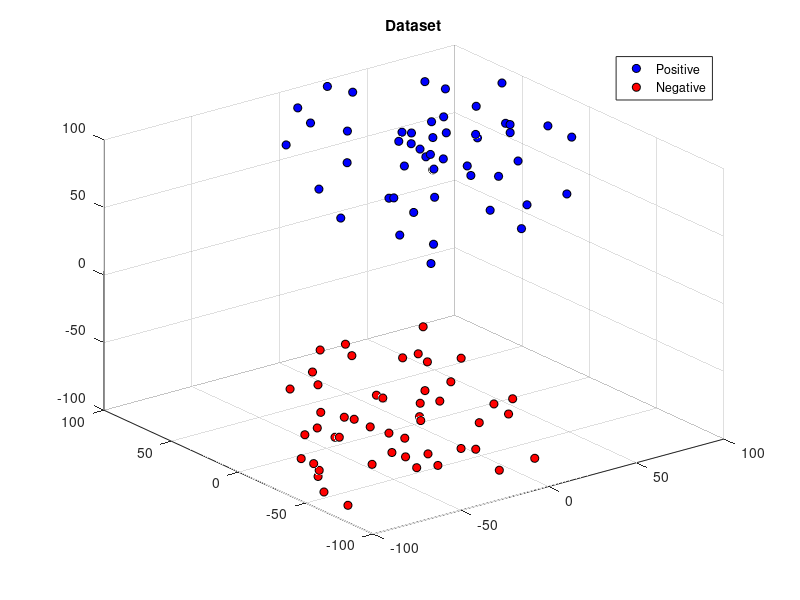

MATLAB code for this plot: (Note: this script raises an error after producing the figure.)
%% Initialization
clear ; close all; clc

%% ==================== Creating the dataset ====================

%Creating positive and negative sample data points in 3D space.
pos_samples = [rand(50,3) * 100, ones(50,1)];
neg_samples = [rand(50,3) * -100, -ones(50,1)];
samples = [pos_samples; neg_samples];




%% ==================== Plotting Dataset  ====================
fprintf('Visualizing the dataset...\n');


color_positive = [0 0 1]; %Blue
color_negative = [1 0 0]; %Red

figure;
%Plotting the positive samples with blue.
scatter3(pos_samples(:,1),pos_samples(:,2),pos_samples(:,3),...
    'MarkerEdgeColor','k',...
    'MarkerFaceColor', color_positive,...
    'DisplayName', 'Positive');
hold on;
%Plotting the negative samples with red.
scatter3(neg_samples(:,1),neg_samples(:,2),neg_samples(:,3),...
    'MarkerEdgeColor','k',...
    'MarkerFaceColor', color_negative,...
    'DisplayName', 'Negative');
zlim([-100 100]);
title('Dataset');
lgd = legend;
lgd.FontSize = 11;
lgd.Title.String = 'Samples';
fprintf('Program paused. Press enter to continue...\n');
pause;


%% ==================== Training ====================

%Creating random 3x1 weight vector between (-100,100)
w = -150 + rand(3,1) * 300; 

eta = 0.5; %Learning coeff.
theta = 0; %Bias Point

%Selecting 40 samples from each specimen for training.
sampleAmount = 80;
sample_train = [pos_samples(1:sampleAmount/2,:);...
    neg_samples(1:sampleAmount/2,:)];

%Initializing the cost function
J = zeros(sampleAmount, 1);

for i = 1:sampleAmount
    %Selecting the sample and its output.
    x = sample_train(i,1:3)'; 
    d = sample_train(i,4); 
    
    %Prediction
    y = sign(w' * x - theta); 
    y(y == 0) = 1; 
    
    %Updating the weights
    w = w + eta * (d - y) * x; 

    %Calculating the cost function
    e = sample_train(:,4) - sign(sample_train(:,1:3)*w);
    J(i) = 1 / 2 * (e' * e);
end




%% ==================== Plotting the decision plane ====================
fprintf('\nPlotting the decision plane...\n');
hold on; 
%Creating linearly sampled points between [-100, 100]

[x1, x2] = meshgrid(-100:1:100); 
%Solving for x3
x3 = -w(1)/w(3)*x1 - w(2)/w(3)*x2;

%Plotting
p = surf(x1,x2,x3,...
    'DisplayName','Boundary');
lgd = legend;
lgd.Title.String = '';


title('Dataset with Decision Boundary');
fprintf('Program paused. Press enter to continue...\n');
pause;
%% ==================== Testing the Model ====================

%Selecting 10 samples from each specimen for testing.
sample_test = [pos_samples(41:50,:); neg_samples(41:50,:)];

fprintf('\nTesting the algorithm by 20 samples...\n')
X = sample_test(:,1:3);
y = sign(X * w); 
y(y == 0) = 1;

%You can manually compare them.
fprintf('\nTest completed. Training accuracy: %.2f\n', mean(double(y == sample_test(:,4))*100));
fprintf('Program paused. Press enter to continue...\n');
pause;


fprintf('\nVisualizing 5 predictions...\n');
figure;

%Number of samples to be visualized
sampleNum = 5;

%Selects the samples by their indexes.
X = sample_test(randperm(20,sampleNum),1:3);
y = sign(X * w);
y(y == 0) = 1;

X_pos = X(y > 0, :);
X_neg = X(y < 0, :);


scatter3(X_pos(:,1), X_pos(:,2), X_pos(:,3),...
            'MarkerEdgeColor', 'k',...
            'MarkerFaceColor', color_positive);
hold on;
scatter3(X_neg(:,1), X_neg(:,2), X_neg(:,3),...
            'MarkerEdgeColor', 'k',...
            'MarkerFaceColor', color_negative);
hold on;
plot3(x1,x2,x3);
lgd = legend('Positive','Negative');
lgd.FontSize = 10;
lgd.Title.String = 'Prediction';


title('Prediction of Five Data Points');
xlim([-100 100]);
ylim([-100 100]);
zlim([-100 100]);

fprintf('Program paused. Press enter to continue...\n');
pause;

%% ========== Plotting the cost function vs iteration index ==========

fprintf('\nPlotting the cost function...\n');
figure;
plot(1:sampleAmount, J);
title('Cost Function');
xlabel('Iteration Index');
ylabel('Cost');
fprintf('Program finished. Press enter to exit.');
pause;








